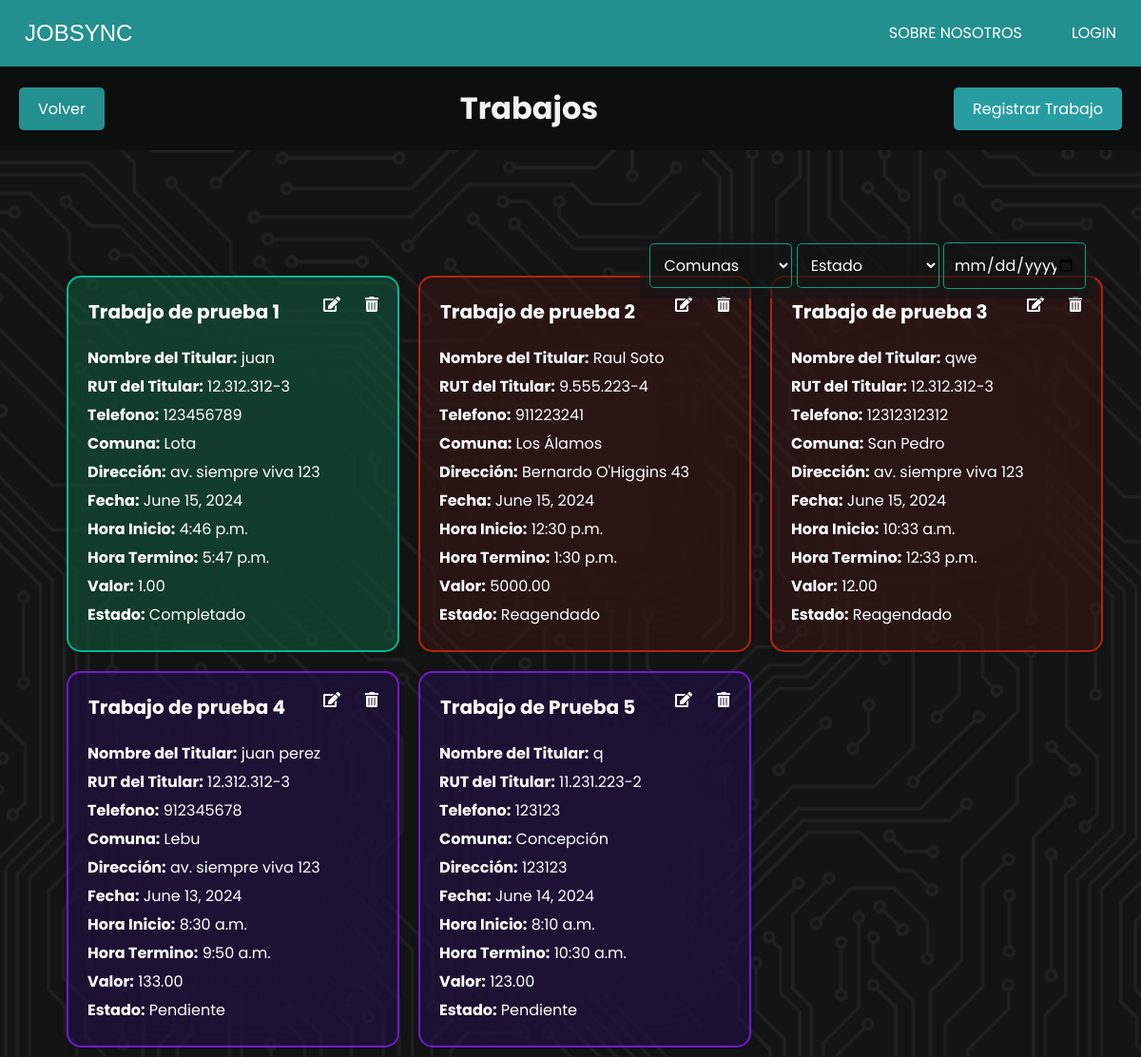
Before: /trabajos/ with the older database file.
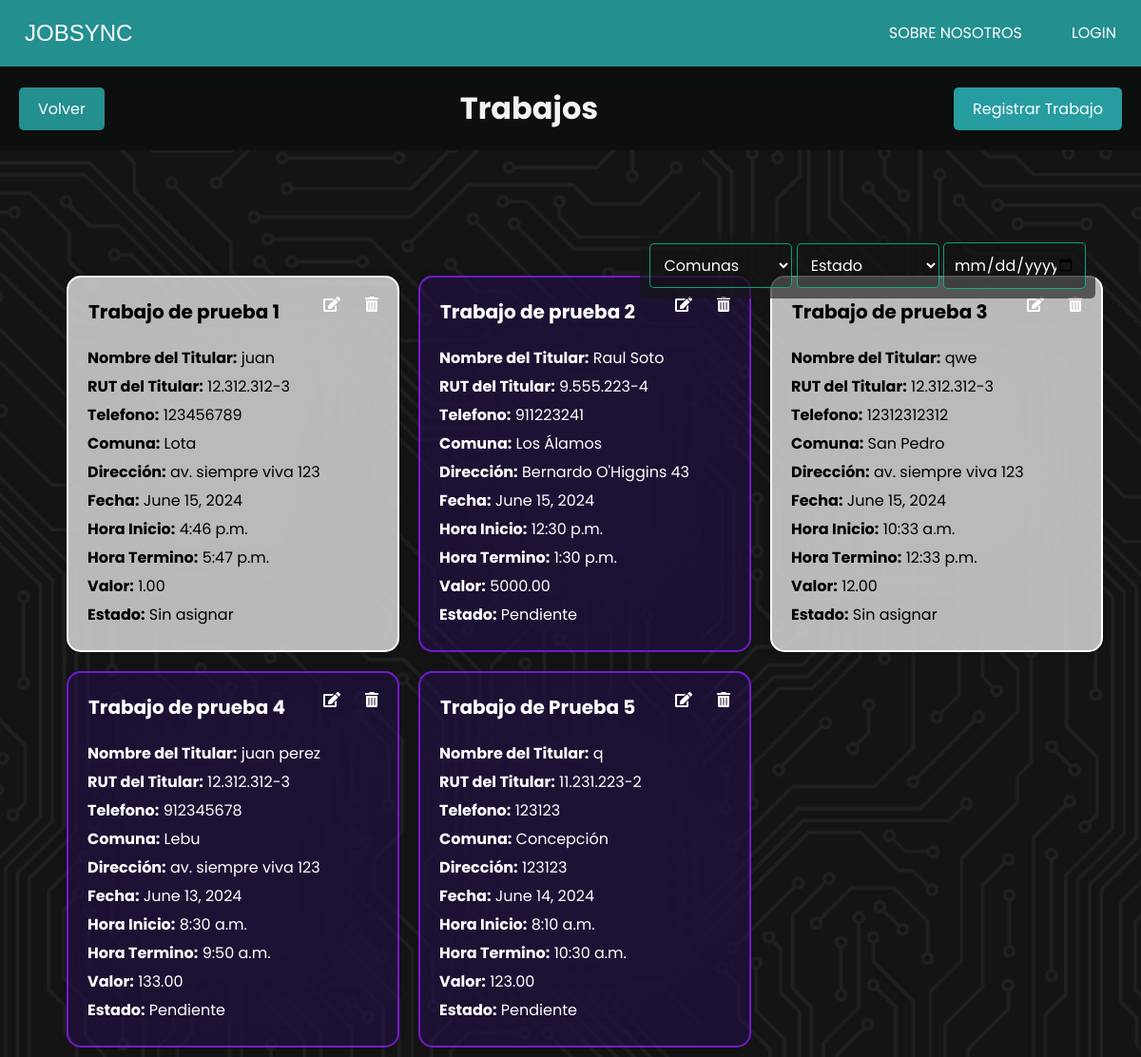
After: the same page with the newer database file.
### JobSyncApp/models.py (models this page shows, shortened)
class Trabajo(models.Model):
    colaborador = models.ForeignKey(CustomUser, on_delete=models.SET_NULL, null=True, blank=True)
    nombre_trabajo = models.CharField(max_length=100)
    nombre_titular = models.CharField(max_length=100)
    rut_titular = models.CharField(max_length=12)
    telefono = models.CharField(max_length=15, blank=True, null=True)  # Agregado para el titular, si es necesario
    comuna = models.ForeignKey(Comuna, on_delete=models.SET_NULL, null=True)
    direccion = models.CharField(max_length=255)
    fecha = models.DateField()
    hora_inicio = models.TimeField()
    hora_termino = models.TimeField()
    valor = models.DecimalField(max_digits=10, decimal_places=2)
    ESTADO_CHOICES = [
        ('sin_asignar', 'Sin asignar'),
        ('pendiente', 'Pendiente'),
        ('completado', 'Completado'),
        ('reagendado', 'Reagendado'),
        ('cancelado', 'Cancelado'),
    ]
    estado = models.CharField(max_length=20, choices=ESTADO_CHOICES, default='sin_asignar')
    PRIORIDAD_CHOICES = [
        ('normal', 'Normal'),
        ('alta', 'Alta'),
        ('urgente', 'Urgente'),
    ]
    prioridad = models.CharField(max_length=10, choices=PRIORIDAD_CHOICES, default='normal')
    reagendado_contador = models.PositiveIntegerField(default=0)

class Comuna(models.Model):
    nombre = models.CharField(max_length=100, unique=True)
    def __str__(self):
        return self.nombre

### JobSyncApp/views.py (the view)
# urls.py: path('trabajos/', views.trabajos, name='trabajos'),
def trabajos(request):
    comuna = Comuna.objects.all()
    trabajos = Trabajo.objects.all()  # Obtener todos los trabajos
    return render(request, 'admin/gestion_trabajos/trabajos/trabajos.html', {'trabajos': trabajos,'comuna':comuna})

### JobSyncApp/templates/admin/gestion_trabajos/trabajos/trabajos.html (shortened to what this page needs)
{% extends 'index.html' %}
{% load static %}
{% block extra_css %}
<link rel="stylesheet" href="{% static 'css/admin/trabajos.css' %}">
<link rel="stylesheet" href="https://cdnjs.cloudflare.com/ajax/libs/font-awesome/5.15.4/css/all.min.css">
{% endblock extra_css %}
{% block contenido %}
<div class="header">
    <a href="{% url 'index_trabajo' %}"  class="boton volver">Volver</a>
    <h1 id="titulo-trabajos">Trabajos</h1>
    <a href="{% url 'crear_trabajo' %}"  class="boton regresar">Registrar Trabajo</a>
</div>
<div class="filter-container">
    <select id="comuna-filter">
        <option value="">Comunas</option>
    </select>
    <select id="estado-filter">
        <option value="">Estado</option>
    </select>
    <input type="date" id="fecha-filter">
</div>
<div class="card-container">
    {% for trabajo in trabajos %}
    <div class="card {% if trabajo.estado == 'sin_asignar' %}
                        blanco
                    {% elif trabajo.estado == 'pendiente' %}
                        azul
                    {% elif trabajo.estado == 'completado' %}
                        verde
                    {% elif trabajo.estado == 'reagendado' and trabajo.reagendado_contador == 1 %}
                        amarillo
                    {% elif trabajo.estado == 'reagendado' and trabajo.reagendado_contador >= 2 %}
                        rojo
                    {% elif trabajo.estado == 'cancelado' %}
                        negro
                    {% endif %}" id="trabajo" data-comuna="{{ trabajo.comuna }}"  data-estado="{{ trabajo.estado }}"data-fecha="{{ trabajo.fecha|date:'Y-m-d' }}">
        <div class="botones">
            <button class="delete-btn" data-url="{% url 'eliminar_trabajo' trabajo.id %}"> <i class="fas fa-trash-alt"></i></button>
            <button class="edit-btn" data-url="{% url 'modificar_trabajo' trabajo.id %}"> <i class="fas fa-edit"></i></button>
            <h2> {{ trabajo.nombre_trabajo }}</h2>
        </div>
        <p><strong>Nombre del Titular:</strong> {{ trabajo.nombre_titular }}</p>
        <p><strong>RUT del Titular:</strong> {{ trabajo.rut_titular }}</p>
        <p><strong>Telefono:</strong> {{ trabajo.telefono }}</p>
        <p><strong>Comuna:</strong> {{ trabajo.comuna }}</p>
        <p><strong>Dirección:</strong> {{ trabajo.direccion }}</p>
        <p><strong>Fecha:</strong> {{ trabajo.fecha }}</p>
        <p><strong>Hora Inicio:</strong> {{ trabajo.hora_inicio }}</p>
        <p><strong>Hora Termino:</strong> {{ trabajo.hora_termino }}</p>
        <p><strong>Valor:</strong> {{ trabajo.valor }}</p>
        <p><strong>Estado:</strong> {{ trabajo.get_estado_display }}</p>
    </div>
    {% endfor %}
</div>
{% endblock %}

Changed rows visible on the page:
changed Trabajo "Trabajo de prueba 1": estado "Completado" → "Sin asignar"
changed Trabajo "Trabajo de prueba 2": estado "Reagendado" → "Pendiente"
changed Trabajo "Trabajo de prueba 3": estado "Reagendado" → "Sin asignar"
